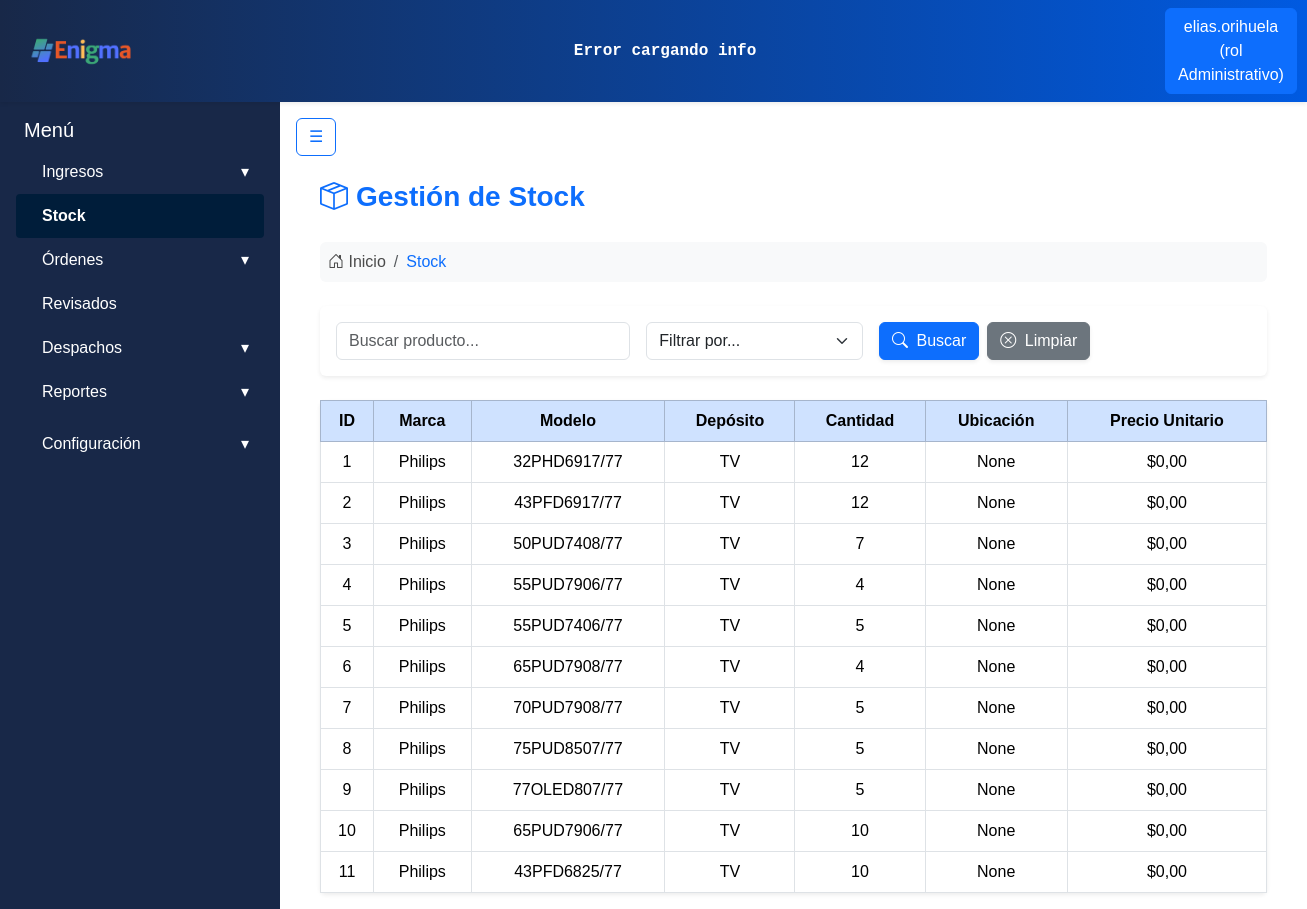
The app's page /stock/stock/ (signed in), older data.
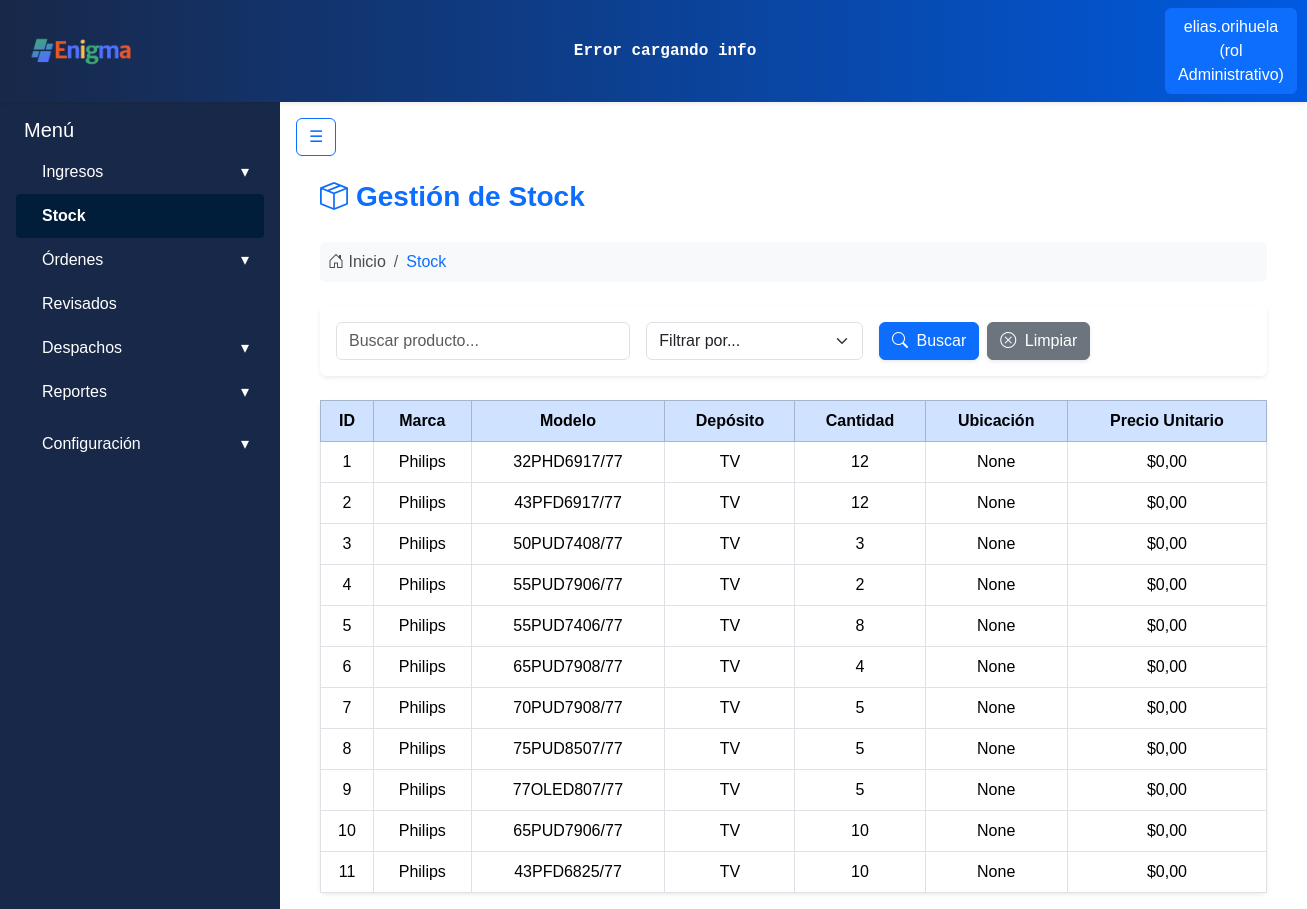
The same page, newer data.
### apps/stock/models.py (models this page shows, shortened)
class StockProductos(models.Model):
    id = models.AutoField(primary_key=True)
    producto_id = models.ForeignKey('ingresos.Productos', on_delete=models.CASCADE)
    deposito_id = models.ForeignKey('stock.Depositos', on_delete=models.CASCADE)
    cantidad_total = models.IntegerField()
    ubicacion = models.CharField(max_length=100, blank=True, null=True)
    precio_unitario = models.DecimalField(max_digits=10, decimal_places=2, default=0.00)

class Depositos(models.Model):
    id = models.AutoField(primary_key=True)
    nombre = models.CharField(max_length=50)

### apps/ingresos/models.py (models this page shows, shortened)
class Productos(models.Model):
    id = models.AutoField(primary_key=True)
    marca = models.CharField(max_length=30)
    modelo = models.CharField(max_length=50, unique=True)

### apps/stock/views.py (the view, shortened to what this page needs)
# urls.py: path('stock/', login_required(StockView.as_view()), name="stock"),
class StockView(LoginRequiredMixin, View):
    def get(self, request):
        productos = StockProductos.objects.select_related('producto_id', 'deposito_id').all()
        busqueda = request.GET.get('busqueda')
        filtro = request.GET.get('filtro')
        return render(request, 'stock.html', {
            'productos': productos,
            'show_navbar': True
        })

### apps/usuarios/models.py (called while the page is built)
    def __str__(self):
        return self.nombre

### apps/stock/templates/stock.html (shortened to what this page needs)
{% extends "base.html" %}
{% block content %}
<div class="container-fluid px-4 mt-3">
    <div class="d-flex align-items-center mb-4">
        <i class="bi bi-box-seam fs-3 text-primary me-2"></i>
        <h3 class="fw-bold text-primary m-0">Gestión de Stock</h3>
    </div>
    <nav aria-label="breadcrumb" class="mb-4">
        <ol class="breadcrumb bg-light rounded p-2">
            <li class="breadcrumb-item">
                <i class="bi bi-house-door"></i> Inicio
            </li>
            <li class="breadcrumb-item text-primary" aria-current="page">Stock</li>
        </ol>
    </nav>
    <div class="card shadow-sm border-0 mb-4">
        <div class="card-body">
            <form method="get" class="row g-3 align-items-center">
                <div class="col-md-4 col-sm-6">
                    <input type="text" name="busqueda" class="form-control"
                           placeholder="Buscar producto..." value="{{ request.GET.busqueda }}">
                </div>
                <div class="col-md-3 col-sm-6">
                    <select name="filtro" class="form-select">
                        <option value="">Filtrar por...</option>
                    </select>
                </div>
                <div class="col-md-5 col-sm-12 d-flex gap-2 justify-content-md-start justify-content-sm-center">
                    <button type="submit" class="btn btn-primary shadow-sm">
                        <i class="bi bi-search me-1"></i> Buscar
                    </button>
                    <a href="{% url 'stock' %}" class="btn btn-secondary shadow-sm">
                        <i class="bi bi-x-circle me-1"></i> Limpiar
                    </a>
                </div>
            </form>
        </div>
    </div>
    <div class="card shadow-sm border-0">
        <div class="card-body p-0">
            <table class="table table-bordered table-hover m-0 align-middle text-center">
                <thead class="table-primary">
                    <tr>
                        <th>ID</th>
                        <th>Marca</th>
                        <th>Modelo</th>
                        <th>Depósito</th>
                        <th>Cantidad</th>
                        <th>Ubicación</th>
                        <th>Precio Unitario</th>
                    </tr>
                </thead>
                <tbody>
                    {% for producto in productos %}
                    <tr>
                        <td>{{ producto.id }}</td>
                        <td>{{ producto.producto_id.marca }}</td>
                        <td>{{ producto.producto_id.modelo }}</td>
                        <td>{{ producto.deposito_id.nombre }}</td>
                        <td>{{ producto.cantidad_total }}</td>
                        <td>{{ producto.ubicacion }}</td>
                        <td>${{ producto.precio_unitario }}</td>
                    </tr>
                    {% empty %}
                    <tr>
                        <td colspan="7" class="text-muted py-4">No se encontraron productos.</td>
                    </tr>
                    {% endfor %}
                </tbody>
            </table>
        </div>
    </div>
</div>
{% endblock %}

Row changes from the older to the newer data that the page shows:
changed StockProductos "50PUD7408/77": cantidad_total "7" → "3"
changed StockProductos "55PUD7906/77": cantidad_total "4" → "2"
changed StockProductos "55PUD7406/77": cantidad_total "5" → "8"
